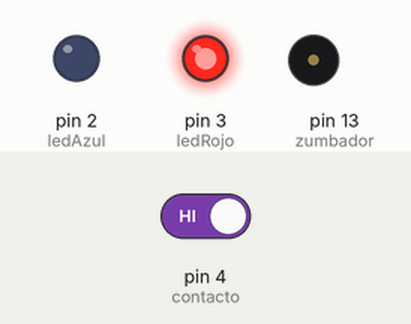
Recording of a sketch running on a simulated Arduino Uno, built with avr-gcc and run on an emulated ATmega328P. On the bench: output pins drawn as LEDs (lit = HIGH), buzzer (waves = sounding). Dashed ring = blinking. Inputs (shaded band) come from the test bench; at power-on: pin 4 (contacto) HIGH.

Above: at 1.2 s.
1.3 s: pin 4 (contacto) driven LOW
At 15.11 s:
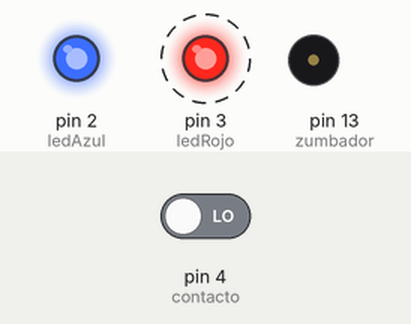
At 21.0 s:
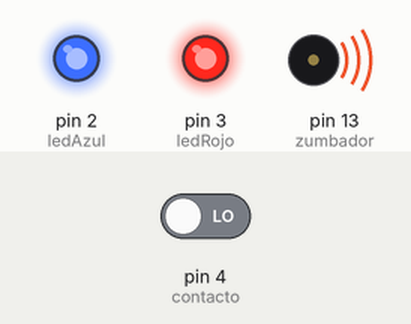
Timing chart, 0 to 21.3 s (numbered marks = the images above; inputs shaded):
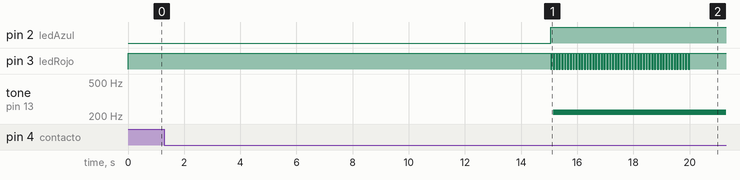

Measured:
- after the input at 1.3 s, pin 2 (ledAzul): LOW → HIGH after 13.8 s; pin 3 (ledRojo): alternates HIGH for 0.05 s and LOW for 0.05 s, 100 changes in all, then stays HIGH, starting after 13.8 s; tone on pin 13 (zumbador): silent → 220 Hz after 13.9 s

The sketch:

Alarma_Visual.ino
```cpp
/* Programa de una alarma visual, que usa un LED RGB para cambiar de color y un REED SWITCH como un pulsador.
 *  cuando la puerta se abre, la cual tiene un iman, el LED cambia a color rojo y parpadea dando aviso de que la puerta fue abierta, ademas se escucha un sonido dando a entender esto,
 *  Cuando esta todo normal, el LED esta de color azul y no se escucha ningun sonido.
 *  Tambien tiene agregado el MODO SLEEP, para el bajo consumo del arduino.
*/
//------------------------------------------------------
//Incluye la libreria
#include <LowPower.h>

//Declaracion de los puertos de entradas y salidas. Variables
int contacto = 4; //Pin asignado al REED SWITCH
int ledAzul = 2; //Pin asignado al LED Azul
int ledRojo = 3; //Pin asignado al LED Rojo
int zumbador = 13; //Pin asignado al BUZZER
int frecuencia = 220; //Constante con la que se repetira el sonido

//Funcion Principal, se ejecuta cada vez que el arduino se inicia
void setup()
{
  pinMode(contacto, INPUT); //El REED SWITCH como una entrada
  pinMode(ledAzul, OUTPUT); //El LED Azul como una salida
  pinMode(ledRojo, OUTPUT); //El LED Rojo como una salida
  pinMode(zumbador, OUTPUT); //El BUZZER como salida
}

//Funcion ciclica, esta funcion se mantiene ejecutando cuando este energizado el Arduino
void loop()
{
  //Si el iman se aleja al REED SWITCH
  if(digitalRead(contacto) == LOW)
  {
    for(int a = 0; a < 50; a++)
    {
      color(255,0,0); //Prende el LED Rojo
      delay(50); //Tiempo
      color(0,0,0); //Para que se apague el LED
      delay(50); //Tiempo
      tone(zumbador, frecuencia); //Sueno o se escucha el sonido
    }
  }
  else
  {
    //Si el iman se acerca al REED SWITCH, el LED Azul, permanece encendido
    color(0,0,255);
    delay(50); //Tiempo
    noTone(zumbador); //No se escucha nada
  }
  //Le envio un valor al sleep, que son los segundos que queremos que duerma el arduino
  sleep(15);
}

//Funcion Color
void color(int rojo, int verde, int azul){
  //Escritura del PWM del color Rojo
  analogWrite(ledRojo, 255 - rojo);

  //Escritura de PWM del color Azul
  analogWrite(ledAzul, 255 - azul);
}

//Se hace uso de intervalos de 8 segundos y hace comprobaciones en intervalos pequeños, como esto lo hace en microsegundo, no se ve afectado entre cuando se duerme y se vuelve a despertar
//el arduino, su funcion continua como si nunca se durmiera.
void sleep(int sec)
{
  while(sec >= 8)
  {
    LowPower.powerDown(SLEEP_8S, ADC_OFF, BOD_OFF);
    sec -= 8;
  }

  if(sec >= 4)
  {
    LowPower.powerDown(SLEEP_4S, ADC_OFF, BOD_OFF);
    sec -= 4;
  }

  if(sec >= 2)
  {
    LowPower.powerDown(SLEEP_2S, ADC_OFF, BOD_OFF);
    sec -= 2;
  }

  if(sec >= 1)
  {
    LowPower.powerDown(SLEEP_1S, ADC_OFF, BOD_OFF);
    sec -= 1;
  }
}
```
